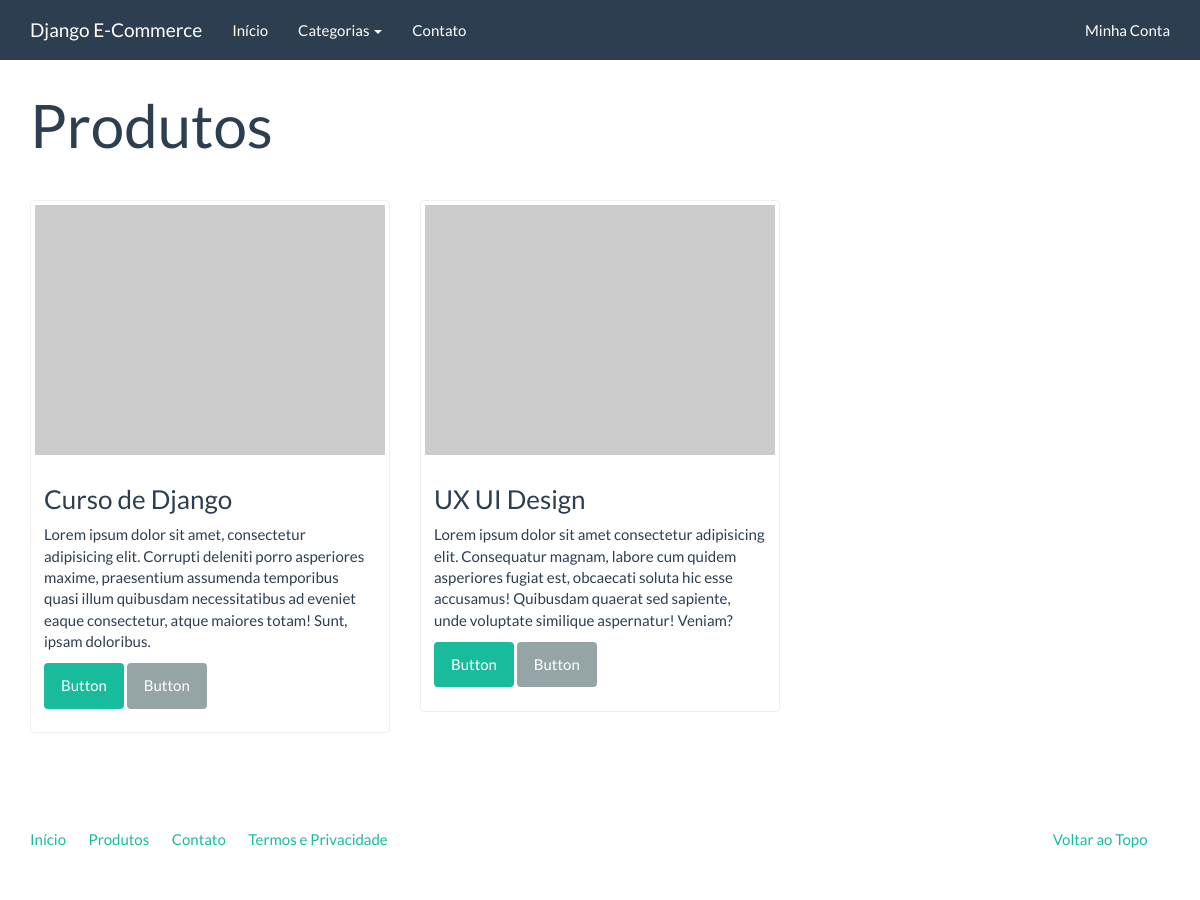
Screenshot of /catalogo/ with the database file from the repository.
### catalog/models.py (models this page shows, shortened)
class Product(models.Model):
    name = models.CharField('Nome', max_length=100)
    slug = models.SlugField('Identificador', max_length=100)
    category = models.ForeignKey("catalog.Category", verbose_name='Categoria', on_delete=models.CASCADE)
    description = models.TextField('Descrição', blank=True)
    price = models.DecimalField('Preço', max_digits=10, decimal_places=2)
    created = models.DateTimeField('Criado em', auto_now_add=True)
    modified = models.DateTimeField('Modificado em', auto_now=True)
    class Meta:
        verbose_name = 'Produto'
        verbose_name_plural = 'Produtos'
        ordering = ['name']

### catalog/views.py (the view)
# urls.py: path("", product_list, name='catalogo'),
def product_list(request):
    context = {
        'products': Product.objects.all()
    }
    return render(request, 'catalog/product_list.html', context)

### catalog/context_process.py (called while the page is built)
def categories(request):
    return {
        'categories': Category.objects.all()
    }

### catalog/templates/catalog/product_list.html (shortened to what this page needs)
{% extends "base.html" %}
{% block container %}
<div class="page-header">
    <h1>Produtos</h1>
</div>
<div class="row">
    {% for product in products %}
    <div class="col-sm-6 col-md-4">
        <div class="thumbnail">
            <a href="#">
                <img src="http://placehold.it/350x250" alt="" />
            </a>
            <div class="caption">
                <h3>{{product.name}}</h3>
                <p>{{product.description|linebreaksbr}}</p>
                <p><a href="{% url "catalogo" slug_product=product.slug %}" class="btn btn-success" role="button">Button</a> <a href="#" class="btn btn-default" role="button">Button</a></p>
            </div>
        </div>
    </div>
    {% endfor %}
</div>
{% endblock  %}

### core/templates/base.html (shortened to what this page needs)
<!DOCTYPE html>
{% load static %}
<html lang="en">
<head>
	<link rel="stylesheet" href="{% static 'assets/bootstrap.min.css' %}" media="screen" />
	<link rel="stylesheet" href="{% static 'assets/custom.min.css' %}" media="screen" />
</head>
<body>
    <div class="navbar navbar-default navbar-fixed-top">
      <div class="container">
        <div class="navbar-header">
          <a href="" class="navbar-brand">Django E-Commerce</a>
        </div>
        <div class="navbar-collapse collapse" id="navbar-main">
          <ul class="nav navbar-nav">
            <li>
              <a href="{% url "index" %}">Início</a>
            </li>
            <li class="dropdown">
              <a class="dropdown-toggle" data-toggle="dropdown" href="#" id="download">Categorias <span class="caret"></span></a>
            </li>
			<li>
				<a href="{% url "contato" %}">Contato</a>
			</li>
          </ul>
          <ul class="nav navbar-nav navbar-right">
            <li><a href="#">Minha Conta</a></li>
          </ul>
        </div>
      </div>
    </div>
    <div class="container">
		{% block container %}{% endblock  %}
		<footer>
			<div class="row">
			  <div class="col-lg-12">
			    <ul class="list-unstyled">
			      <li class="pull-right"><a href="#top">Voltar ao Topo</a></li>
			      <li><a href="{% url "index" %}">Início</a></li>
			      <li><a href="{% url "catalogo" %}">Produtos</a></li>
			      <li><a href="{% url "contato" %}">Contato</a></li>
			      <li><a href="#">Termos e Privacidade</a></li>
			    </ul>
			  </div>
			</div>
		</footer>
	</div>
</body>
</html>

### rows the page displays
Product: name "Curso de Django", description "Lorem ipsum dolor sit amet, consectetur adipisicing elit. Corrupti deleniti porro asperiores maxime, praesentium assumenda temporibus quasi illum quibusdam necessitatibus ad eveniet eaque consectetur, atque maiores totam! Sunt, ipsam doloribus."
Product: name "UX UI Design", description "Lorem ipsum dolor sit amet consectetur adipisicing elit. Consequatur magnam, labore cum quidem asperiores fugiat est, obcaecati soluta hic esse accusamus! Quibusdam quaerat sed sapiente, unde voluptate similique aspernatur! Veniam?"
